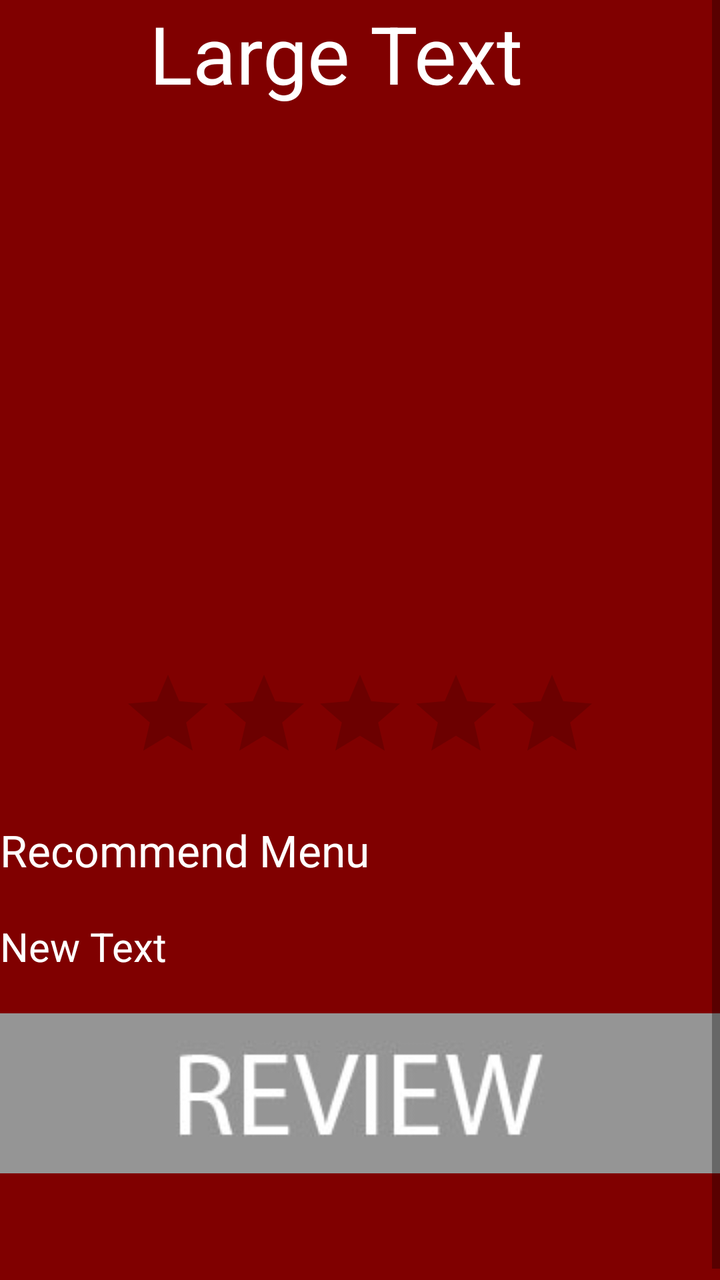
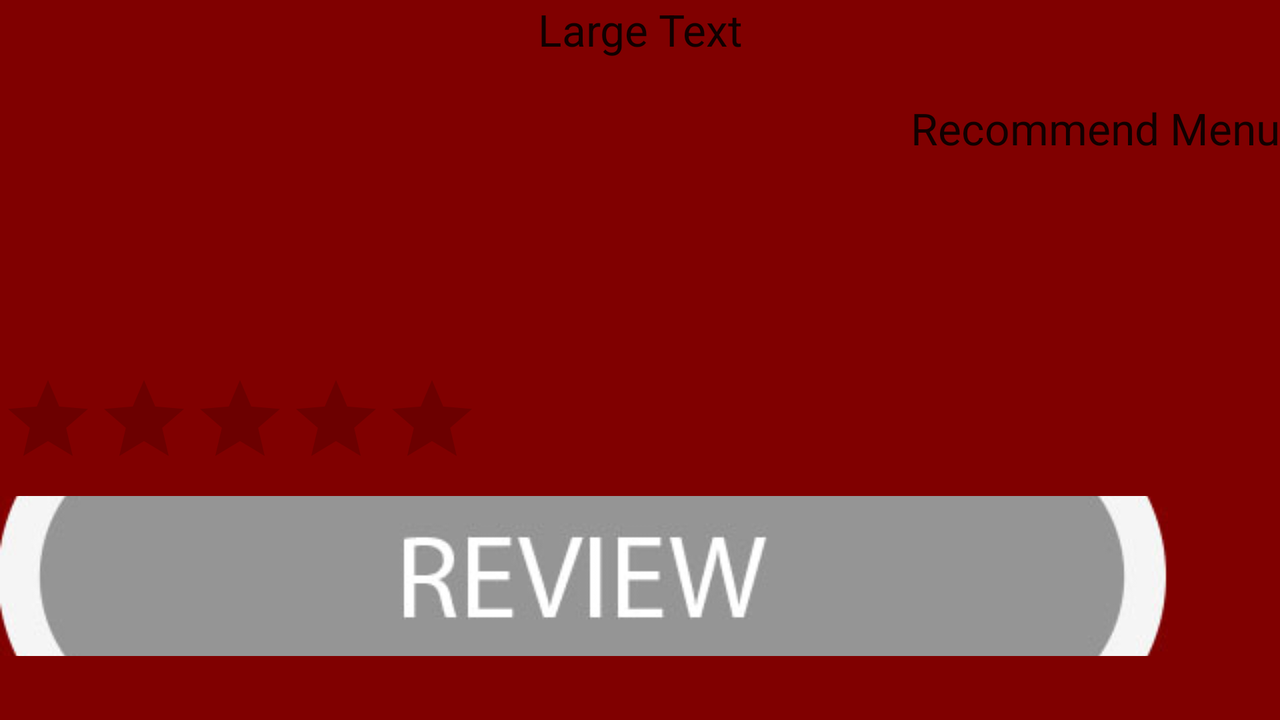

Compare how this app lays out the same screen by default and in its alternative resource folder. The renders come first, then the two layout files and the values they reference.
<!-- AndroidManifest.xml: application theme Theme.AppCompat.Light.NoActionBar -->
<!-- res/layout/content_details.xml -->
<?xml version="1.0" encoding="utf-8"?>
<LinearLayout xmlns:android="http://schemas.android.com/apk/res/android"
    xmlns:app="http://schemas.android.com/apk/res-auto"
    xmlns:tools="http://schemas.android.com/tools"
    android:layout_width="match_parent"
    android:layout_height="match_parent"
    android:background="#800000"
    android:orientation="vertical"

    android:visibility="visible"
    app:layout_behavior="@string/appbar_scrolling_view_behavior"
    tools:context="com.example.phanthilasaengthong.icanteen.Details"
    tools:showIn="@layout/activity_details"
    >
    <ScrollView
        android:layout_width="match_parent"
        android:layout_height="match_parent"
        android:id="@+id/scrollView3">


    <LinearLayout
        android:orientation="vertical"
        android:layout_width="match_parent"
        android:layout_height="match_parent">
        <TextView
            android:layout_width="384dp"
            android:layout_height="wrap_content"
            android:textAppearance="?android:attr/textAppearanceLarge"
            android:text="Large Text"
            android:textSize="40dip"
            android:id="@+id/restaurantname"
            android:layout_gravity="right"
            android:textAlignment="center"
            android:layout_marginBottom="20dp"
            android:textColor="#ffffff"/>

        <ImageView
            android:layout_width="200dp"
            android:layout_height="200dp"
            android:id="@+id/image_restaurant"
            android:layout_gravity="center_horizontal"
            android:layout_marginTop="20dp"
            android:layout_marginBottom="20dp"

            android:layout_weight="0.60"
            android:visibility="visible" />

        <RatingBar
            android:layout_width="wrap_content"
            android:layout_height="wrap_content"
            android:id="@+id/ratingBar2"
            android:layout_gravity="center_horizontal"
            android:layout_marginTop="20dp"
            android:layout_marginBottom="20dp"/>

        <TextView
            android:layout_width="wrap_content"
            android:layout_height="wrap_content"
            android:textAppearance="?android:attr/textAppearanceLarge"
            android:text="Recommend Menu"
            android:id="@+id/textView"
            android:textColor="#ffffff"/>

        <TextView
            android:layout_width="match_parent"
            android:layout_height="wrap_content"
            android:text="New Text"
            android:textSize="20dip"
            android:id="@+id/menu_restaurant"
            android:layout_weight="0.40"
            android:layout_marginTop="20dp"
            android:layout_marginBottom="20dp"
            android:textColor="#ffffff"/>


        <ImageButton
            android:id="@+id/button"
            android:layout_width="wrap_content"
            android:layout_height="80dp"
            android:layout_gravity="center_horizontal"
            android:src="@drawable/review"
            android:background="#800000"
            android:layout_marginBottom="59dp"
            android:layout_alignParentBottom="true"
            android:layout_centerHorizontal="true"
            android:onClick="toReview"/>
    </LinearLayout>



    </ScrollView>
</LinearLayout>
<!-- res/layout/activity_details.xml (included above) -->
<?xml version="1.0" encoding="utf-8"?>
<android.support.design.widget.CoordinatorLayout
    xmlns:android="http://schemas.android.com/apk/res/android"
    xmlns:app="http://schemas.android.com/apk/res-auto"
    xmlns:tools="http://schemas.android.com/tools" android:layout_width="match_parent"
    android:layout_height="match_parent" android:fitsSystemWindows="true"
    tools:context="com.example.phanthilasaengthong.icanteen.Details">

    <android.support.design.widget.AppBarLayout android:layout_height="wrap_content"
        android:layout_width="match_parent" android:theme="@style/AppTheme.AppBarOverlay">

    </android.support.design.widget.AppBarLayout>

    <include layout="@layout/content_details" />

</android.support.design.widget.CoordinatorLayout>
<!-- resources referenced by this layout -->
<resources>
  <!-- drawable review: jpg bitmap (drawable-mdpi, 28089 bytes) -->
  <style name="AppTheme.AppBarOverlay" parent="ThemeOverlay.AppCompat.Dark.ActionBar" />
</resources>
<!-- res/layout-land/content_details.xml (the author's variant of the layout above) -->
<!-- drawn on the phone turned sideways -->
<?xml version="1.0" encoding="utf-8"?>
<LinearLayout xmlns:android="http://schemas.android.com/apk/res/android"
    android:orientation="vertical" android:layout_width="match_parent"
    android:layout_height="match_parent"
    android:background="#800000"
    android:weightSum="1">

    <TextView
        android:layout_width="wrap_content"
        android:layout_height="wrap_content"
        android:textAppearance="?android:attr/textAppearanceLarge"
        android:text="Large Text"
        android:id="@+id/restaurantname"
        android:layout_gravity="center_horizontal"
        android:textAlignment="center"
        android:layout_marginBottom="20dip" />

    <TextView
        android:layout_width="wrap_content"
        android:layout_height="wrap_content"
        android:textAppearance="?android:attr/textAppearanceLarge"
        android:text="Recommend Menu"
        android:id="@+id/textView"
        android:layout_gravity="right" />

    <ImageView
        android:layout_width="200dip"
        android:layout_height="200dip"
        android:id="@+id/image_restaurant"
        android:layout_weight="0.52" />

    <RatingBar
        android:layout_width="wrap_content"
        android:layout_height="wrap_content"
        android:id="@+id/ratingBar2" />

    <ImageButton
        android:id="@+id/button"
        android:layout_width="wrap_content"
        android:layout_height="80dp"
        android:src="@drawable/review"
        android:background="#800000"
        android:layout_marginBottom="59dp"
        android:layout_alignParentBottom="true"
        android:layout_centerHorizontal="true"
        android:layout_marginTop="5dp"
        android:onClick="toReview"/>

    <TextView
        android:layout_width="243dip"
        android:layout_height="wrap_content"
        android:text="New Text"
        android:id="@+id/menu_restaurant"
        android:layout_weight="0.55"
        android:layout_marginTop="20dip"
        android:layout_marginBottom="20dip"
        android:layout_gravity="right" />


</LinearLayout>
<!-- resources referenced by the variant -->
<!-- as the phone turned sideways resolves them -->
<resources>
  <!-- drawable review: jpg bitmap (drawable-mdpi, 28089 bytes) -->
</resources>
